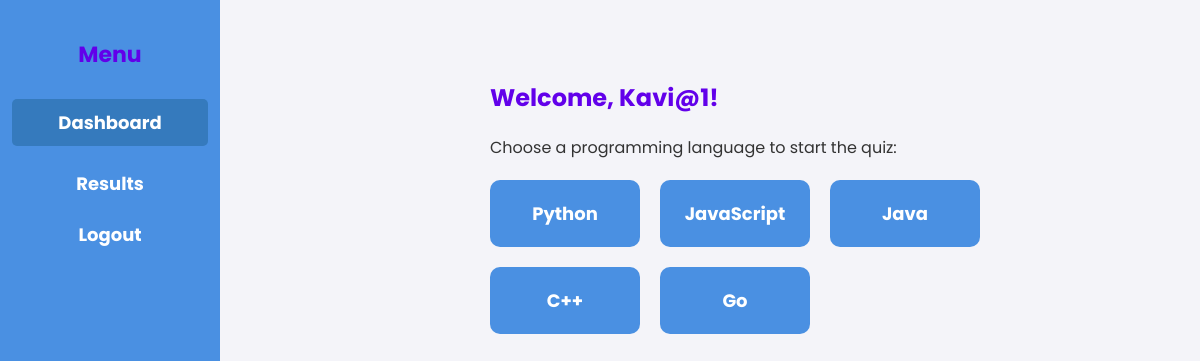
/dashboard/ (signed in), run on the app's committed database.
### education_tutor/models.py (models this page shows, shortened)
class ProgrammingLanguage(models.Model):
    name = models.CharField(max_length=50, unique=True)

### education_tutor/views.py (the view)
# urls.py: path('dashboard/', views.dashboard, name='dashboard'),
@login_required
def dashboard(request):
    languages = ProgrammingLanguage.objects.all()
    return render(request, 'education_tutor/dashboard.html', {'languages': languages})

### education_tutor/templates/education_tutor/dashboard.html (shortened to what this page needs)
{% extends "education_tutor/base.html" %}
{% block content %}
    <div class="container">
        <div class="sidebar">
            <h2>Menu</h2>
            <ul>
                <li><a href="{% url 'dashboard' %}" class="active">Dashboard</a></li>
                <li><a href="{% url 'quiz_results' %}">Results</a></li>
                <li><a href="{% url 'logout' %}">Logout</a></li>
            </ul>
        </div>
        <div class="main-content">
            <h2>Welcome, {{ user.username }}!</h2>
            <p>Choose a programming language to start the quiz:</p>
            <div class="language-container">
                {% for language in languages %}
                    <div class="language-card">
                        <a href="{% url 'start_quiz' language.id %}">
                            {{ language.name }}
                        </a>
                    </div>
                {% endfor %}
            </div>
        </div>
    </div>
{% endblock %}

### education_tutor/templates/education_tutor/base.html (style rules this page uses)
body { font-family: 'Poppins', sans-serif; margin: 0; padding: 0; background-color: #f4f4f9; color: #333; }
.container { max-width: 800px; margin: 0 auto; padding: 20px; }
h2 { color: #6200ea; }
a { color: #6200ea; text-decoration: none; }

### education_tutor/templates/education_tutor/dashboard.html (style rules this page uses)
.container { display: flex; }
.sidebar { width: 220px; height: 100vh; background: #4A90E2; color: white; padding-top: 20px; position: fixed; left: 0; top: 0; }
.sidebar h2 { text-align: center; font-size: 22px; margin-bottom: 15px; }
.sidebar ul { list-style: none; padding: 0; }
.sidebar ul li { padding: 12px; text-align: center; }
.sidebar ul li a { color: white; text-decoration: none; display: block; font-size: 18px; font-weight: bold; transition: 0.2s; }
.sidebar ul li a:hover, .sidebar ul li a.active { background: #357ABD; padding: 10px; border-radius: 5px; }
.main-content { margin-left: 250px; padding: 20px; width: 100%; }
.language-container { display: grid; grid-template-columns: repeat(auto-fit, minmax(150px, 1fr)); gap: 20px; justify-content: center; max-width: 600px; margin: 20px auto; }
.language-card { background-color: #4A90E2; color: white; padding: 20px; text-align: center; border-radius: 10px; font-size: 18px; font-weight: bold; transition: transform 0.2s, box-shadow 0.2s; }
.language-card a { text-decoration: none; color: white; display: block; }

### data on the page
ProgrammingLanguage: name "Python"
ProgrammingLanguage: name "JavaScript"
ProgrammingLanguage: name "Java"
ProgrammingLanguage: name "C++"
ProgrammingLanguage: name "Go"

### other printed values
{{ user.username }} "Kavi@1"
